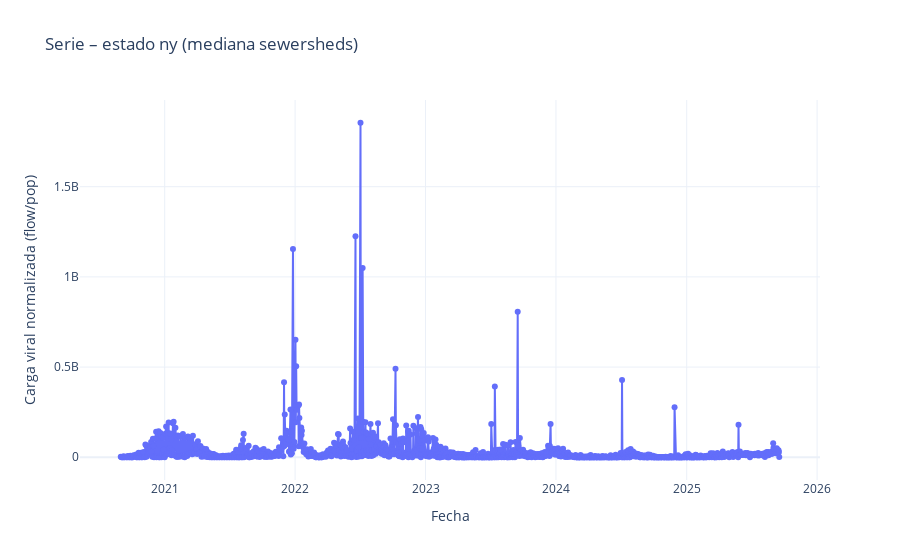

The notebook cell saved with this chart:
### Markdown cell above
## Exploración y limpieza básica de la serie seleccionada

### Code cell
# === OPCIÓN B: SERIE POR ESTADO (AGREGADO) ===

STATE = "ny"  # ej. "CA", "TX", etc.

DATE_COL = "sample_collect_date"
TARGET_COL = "pcr_target_flowpop_lin"

df_state = (
    df_target
    .query("wwtp_jurisdiction == @STATE")
    [[DATE_COL, TARGET_COL]]
    .copy()
)

df_state[DATE_COL] = pd.to_datetime(df_state[DATE_COL], errors="coerce")
df_state = df_state.dropna(subset=[DATE_COL, TARGET_COL])

# Agregamos por fecha (ejemplo: mediana entre sewersheds ese día)
df_state = (
    df_state
    .groupby(DATE_COL, as_index=False)[TARGET_COL]
    .median()
    .sort_values(DATE_COL)
)

df_site = df_state.rename(columns={DATE_COL: "date", TARGET_COL: "target"})

print("Estado:", STATE)
print("Rango de fechas:", df_site["date"].min(), "→", df_site["date"].max())
print("Número de filas:", len(df_site))
display(df_site.head())

fig = plot_time_series(
    df_site["date"],
    df_site["target"],
    title=f"Serie – estado {STATE} (mediana sewersheds)",
    ylabel="Carga viral normalizada (flow/pop)"
)
fig.show()

### Figure 1 — Plotly figure (JSON) as saved in the notebook; plotly's stock layout.template omitted (floating-point values rounded to 4 significant figures; data arrays with more than 128 entries replaced by an {"elided": "..."} marker saying what was removed)
{"data": [{"mode": "lines+markers", "name": "Serie", "type": "scatter", "x": {"elided": "1366 str values"}, "y": {"elided": "1366 float values"}}], "layout": {"title": {"text": "Serie – estado ny (mediana sewersheds)"}, "xaxis": {"title": {"text": "Fecha"}}, "yaxis": {"title": {"text": "Carga viral normalizada (flow/pop)"}}}}
